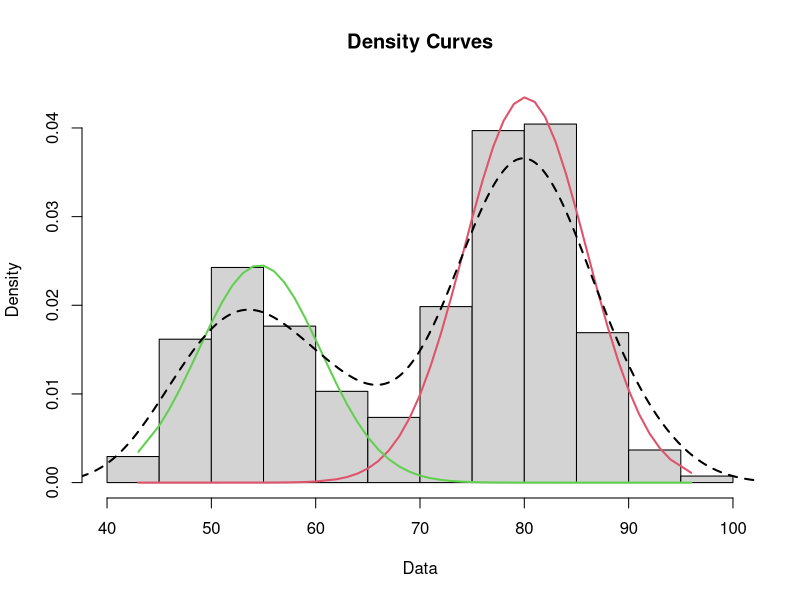

This chart was generated by the following R code: (Note: this script raises an error after producing the figure.)
library(mixtools)

wait = faithful$waiting
mixmdl = normalmixEM(wait)
plot(mixmdl,which=2)
lines(density(wait), lty=2, lwd=2)

x <- 0:10

mixexplik <- function(p,lambda1,lambda2) { 
  log(p*dexp(x,lambda1) + (1-p)*dexp(x,lambda2)) 
} 

library(stats4)

mle(mixexplik, start=list(p=0.615, lambda1=0.03, lambda2=0.148), method = "L-BFGS-B")
